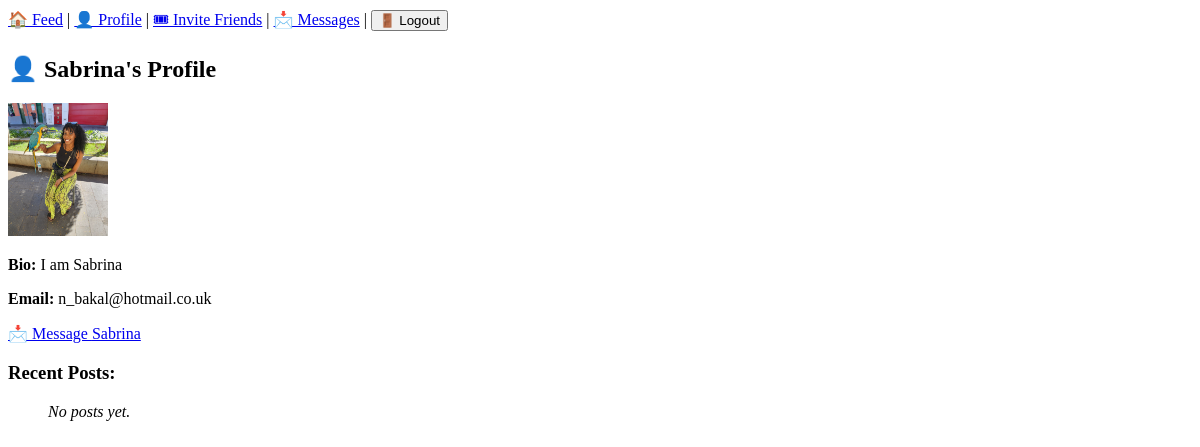
/users/profile/Sabrina/ (signed in), run on an earlier commit of the app's database.
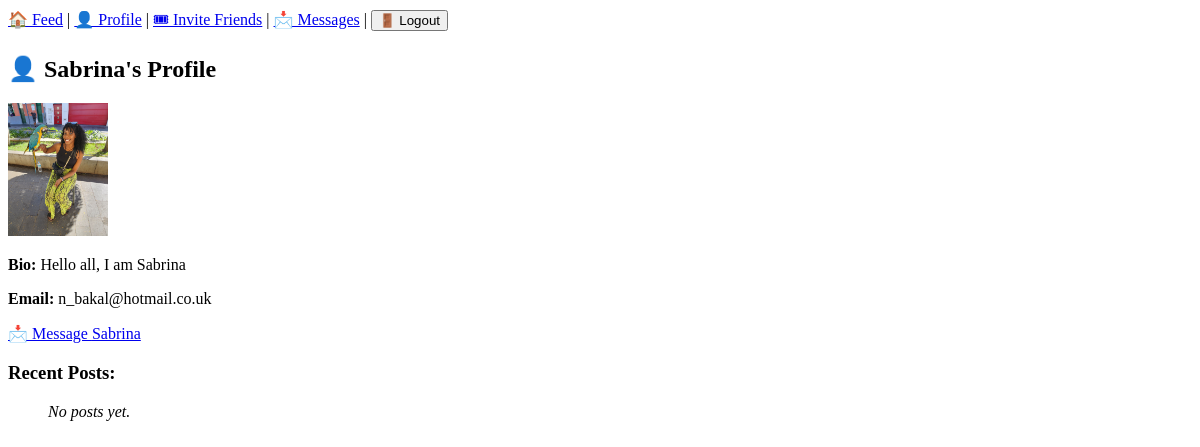
And on a later commit of the database.
### users/models.py (models this page shows, shortened)
class CustomUser(AbstractUser):
    bio = models.TextField(blank=True, null=True)
    profile_image = models.ImageField(upload_to="profile_pics/", blank=True, null=True)
    used_invite = models.BooleanField(default=False)
    def get_profile_image(self):
        if self.profile_image and hasattr(self.profile_image, "url"):
            return self.profile_image.url  # Use uploaded image
        return static("profile_pics/default_profile.webp")  # Serve default avatar

### users/views.py (the view)
# urls.py: path('profile/<str:username>/', user_profile, name='user_profile'),
@login_required
def user_profile(request, username):
    profile_user = get_object_or_404(CustomUser, username=username)
    return render(request, 'users/user_profile.html', {
        'profile_user': profile_user,
    })

### users/templates/users/user_profile.html
{% extends "base.html" %}
{% block content %}
<h2>👤 {{ profile_user.username }}'s Profile</h2>
{% if profile_user.profile_image %}
    <img src="{{ profile_user.get_profile_image }}" alt="Profile Image" width="100">
{% else %}
    <p><em>No profile image</em></p>
{% endif %}
<p><strong>Bio:</strong> {{ profile_user.bio|default:"No bio available." }}</p>
<p><strong>Email:</strong> {{ profile_user.email }}</p>
{% if user != profile_user %}
    <p><a href="{% url 'send_message' profile_user.id %}" class="btn btn-primary">📩 Message {{ profile_user.username }}</a></p>
{% endif %}
<h3>Recent Posts:</h3>
<ul>
    {% for post in posts %}
        <li>
            <p>{{ post.content }}</p>
            <small>📅 {{ post.created_at|date:"F j, Y" }}</small>
        </li>
    {% empty %}
        <p><em>No posts yet.</em></p>
    {% endfor %}
</ul>
{% endblock %}

What changed in the data, as far as the page shows it:
changed CustomUser "Sabrina": bio "I am Sabrina" → "Hello all, I am Sabrina"
